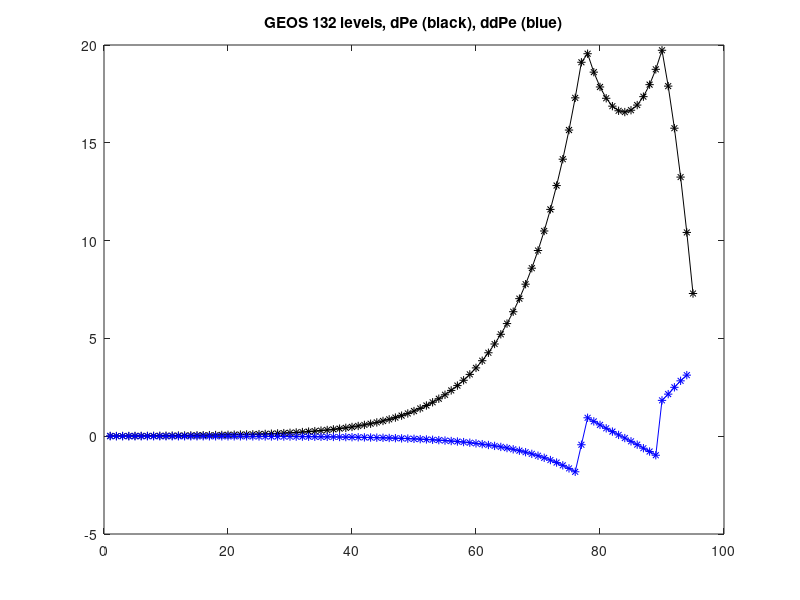
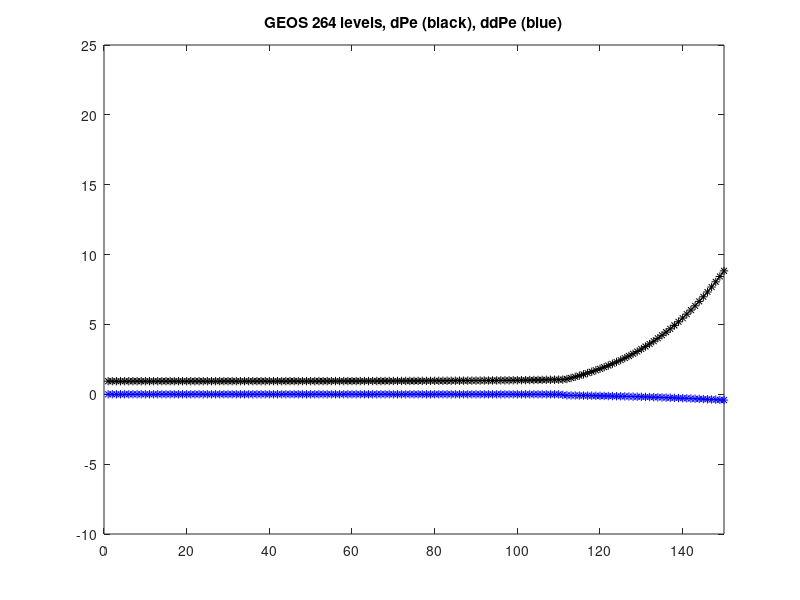
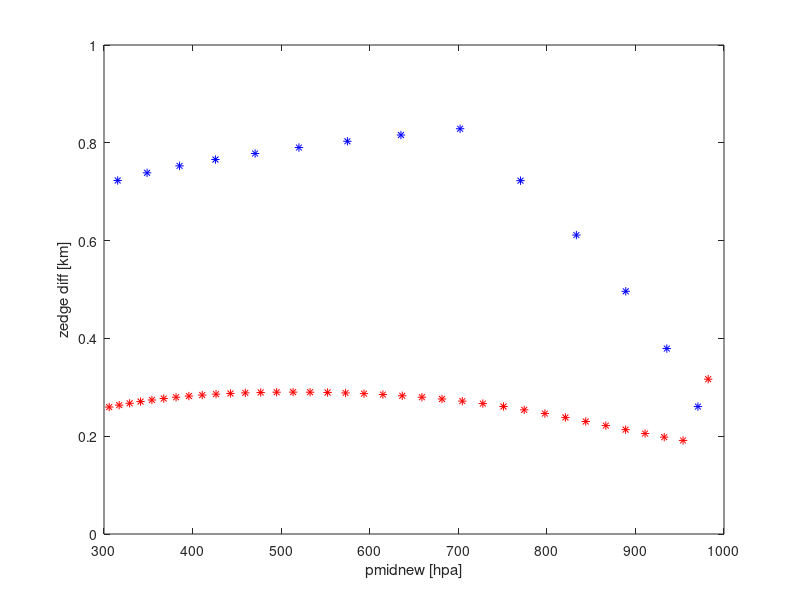
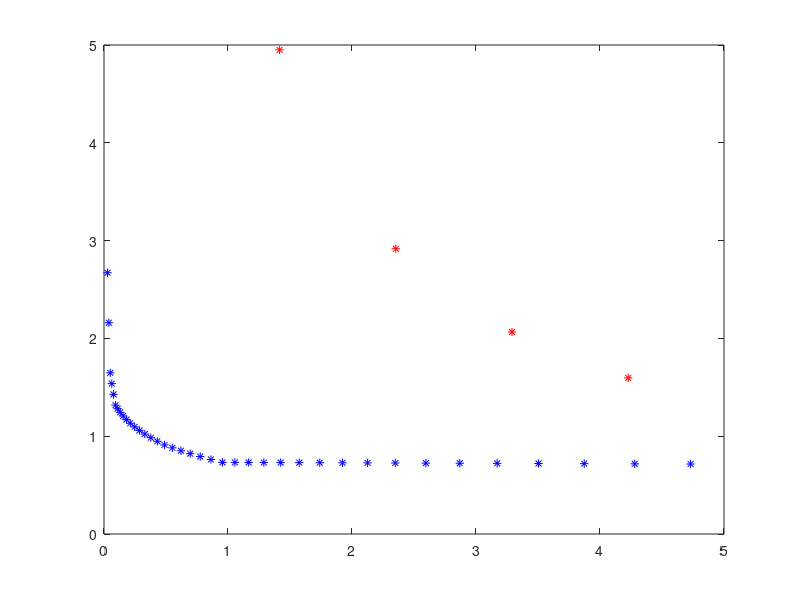

Reproduce these figures in MATLAB, in order.
%192 level grid
clc
clear all;close all;
[a96,delimiterOut]=importdata('ak96.txt')
[b96,delimiterOut] = importdata('bk96.txt')
a99 = reshape(a96',[99,1])
b99 = reshape(b96',[99,1])
a96 = a99(1:96)
b96 = b99(1:96)

% %GEOS 72
%        a72 = [...
%         1.0000000,       2.0000002,       3.2700005,       4.7585009,       6.6000011, ...
%         8.9345014,       11.970302,       15.949503,       21.134903,       27.852606, ...
%         36.504108,       47.580610,       61.677911,       79.513413,       101.94402, ...
%         130.05102,       165.07903,       208.49704,       262.02105,       327.64307, ...
%         407.65710,       504.68010,       621.68012,       761.98417,       929.29420, ...
%         1127.6902,       1364.3402,       1645.7103,       1979.1604,       2373.0405, ...
%         2836.7806,       3381.0007,       4017.5409,       4764.3911,       5638.7912, ...
%         6660.3412,       7851.2316,       9236.5722,       10866.302,       12783.703, ...
%         15039.303,       17693.003,       20119.201,       21686.501,       22436.301, ...
%         22389.800,       21877.598,       21214.998,       20325.898,       19309.696, ...
%         18161.897,       16960.896,       15625.996,       14290.995,       12869.594, ...
%         11895.862,       10918.171,       9936.5219,       8909.9925,       7883.4220, ...
%         7062.1982,       6436.2637,       5805.3211,       5169.6110,       4533.9010, ...
%         3898.2009,       3257.0809,       2609.2006,       1961.3106,       1313.4804, ...
%         659.37527,       4.8048257,       0.0000000 ]';
%  
%        b72 = [... 
%         0.0000000,       0.0000000,       0.0000000,       0.0000000,       0.0000000, ...
%         0.0000000,       0.0000000,       0.0000000,       0.0000000,       0.0000000, ...
%         0.0000000,       0.0000000,       0.0000000,       0.0000000,       0.0000000, ...
%         0.0000000,       0.0000000,       0.0000000,       0.0000000,       0.0000000, ...
%         0.0000000,       0.0000000,       0.0000000,       0.0000000,       0.0000000, ...
%         0.0000000,       0.0000000,       0.0000000,       0.0000000,       0.0000000, ...
%         0.0000000,       0.0000000,       0.0000000,       0.0000000,       0.0000000, ...
%         0.0000000,       0.0000000,       0.0000000,       0.0000000,       0.0000000, ...
%         0.0000000,   8.1754130e-09,    0.0069600246,     0.028010041,     0.063720063, ...
%        0.11360208,      0.15622409,      0.20035011,      0.24674112,      0.29440312, ...
%        0.34338113,      0.39289115,      0.44374018,      0.49459020,      0.54630418, ...
%        0.58104151,      0.61581843,      0.65063492,      0.68589990,      0.72116594, ...
%        0.74937819,      0.77063753,      0.79194696,      0.81330397,      0.83466097, ...
%        0.85601798,      0.87742898,      0.89890800,      0.92038701,      0.94186501, ...
%        0.96340602,      0.98495195,       1.0000000 ]';
% 
% %EC 137
%        a137 = [...
%           1.000000, 2.000365, 3.102241, 4.666084, 6.827977, 9.746966, 13.605424, 18.608931, 24.985718, 32.985710,  ...
%           42.879242, 54.955463, 69.520576, 86.895882, 107.415741, 131.425507, 159.279404, 191.338562, 227.968948, 269.539581, ...
%           316.420746, 368.982361, 427.592499, 492.616028, 564.413452, 643.339905, 729.744141, 823.967834, 926.344910, 1037.20117,...  
%           1156.853638, 1285.610352, 1423.770142, 1571.622925, 1729.448975, 1897.519287, 2076.095947, 2265.431641, 2465.770508, 2677.348145,  ...
%           2900.391357, 3135.119385, 3381.743652, 3640.468262, 3911.490479, 4194.930664, 4490.817383, 4799.149414, 5119.895020, 5452.990723,  ...
%           5798.344727, 6156.074219, 6526.946777, 6911.870605, 7311.869141, 7727.412109, 8159.354004, 8608.525391, 9076.400391, 9562.682617,  ...
%           10065.978516, 10584.631836, 11116.662109, 11660.067383, 12211.547852, 12766.873047, 13324.668945, 13881.331055, 14432.139648, 14975.615234,  ...
%           15508.256836, 16026.115234, 16527.322266, 17008.789062, 17467.613281, 17901.621094, 18308.433594, 18685.718750, 19031.289062, 19343.511719,  ...
%           19620.042969, 19859.390625, 20059.931641, 20219.664062, 20337.863281, 20412.308594, 20442.078125, 20425.718750, 20361.816406, 20249.511719,  ...
%           20087.085938, 19874.025391, 19608.572266, 19290.226562, 18917.460938, 18489.707031, 18006.925781, 17471.839844, 16888.687500, 16262.046875,  ...
%           15596.695312, 14898.453125, 14173.324219, 13427.769531, 12668.257812, 11901.339844, 11133.304688, 10370.175781, 9617.515625, 8880.453125,  ...
%           8163.375000, 7470.343750, 6804.421875, 6168.531250, 5564.382812, 4993.796875, 4457.375000, 3955.960938, 3489.234375, 3057.265625,  ...
%           2659.140625, 2294.242188, 1961.500000, 1659.476562, 1387.546875, 1143.250000, 926.507812, 734.992188, 568.062500, 424.414062,  ...
%           302.476562, 202.484375, 122.101562, 62.781250, 22.835938, 3.757813, 0.000000, 0.000000 ]' ;
% 
%        b137 = [...
%           0.000000, 0.000000, 0.000000, 0.000000, 0.000000, 0.000000, 0.000000, 0.000000, 0.000000, 0.000000,  ...
%           0.000000, 0.000000, 0.000000, 0.000000, 0.000000, 0.000000, 0.000000, 0.000000, 0.000000, 0.000000,  ...
%           0.000000, 0.000000, 0.000000, 0.000000, 0.000000, 0.000000, 0.000000, 0.000000, 0.000000, 0.000000,  ...
%           0.000000, 0.000000, 0.000000, 0.000000, 0.000000, 0.000000, 0.000000, 0.000000, 0.000000, 0.000000,  ...
%           0.000000, 0.000000, 0.000000, 0.000000, 0.000000, 0.000000, 0.000000, 0.000000, 0.000000, 0.000000,  ...
%           0.000000, 0.000000, 0.000000, 0.000000, 0.000000, 0.000007, 0.000024, 0.000059, 0.000112, 0.000199,  ...
%           0.000340, 0.000562, 0.000890, 0.001353, 0.001992, 0.002857, 0.003971, 0.005378, 0.007133, 0.009261,  ...
%           0.011806, 0.014816, 0.018318, 0.022355, 0.026964, 0.032176, 0.038026, 0.044548, 0.051773, 0.059728,  ...
%           0.068448, 0.077958, 0.088286, 0.099462, 0.111505, 0.124448, 0.138313, 0.153125, 0.168910, 0.185689,  ...
%           0.203491, 0.222333, 0.242244, 0.263242, 0.285354, 0.308598, 0.332939, 0.358254, 0.384363, 0.411125,  ...
%           0.438391, 0.466003, 0.493800, 0.521619, 0.549301, 0.576692, 0.603648, 0.630036, 0.655736, 0.680643,  ...
%           0.704669, 0.727739, 0.749797, 0.770798, 0.790717, 0.809536, 0.827256, 0.843881, 0.859432, 0.873929,  ...
%           0.887408, 0.899900, 0.911448, 0.922096, 0.931881, 0.940860, 0.949064, 0.956550, 0.963352, 0.969513,  ...
%           0.975078, 0.980072, 0.984542, 0.988500, 0.991984, 0.995003, 0.997630, 1.000000   ]';

% Construct and plot EC 137 level grid
% pedge = a137   + 100000.0.*b137;
% da137 = a137(1:137)-a137(2:138);
% db137 = b137(1:137)-b137(2:138);
% pmid =  0.5 .* ( pedge(1:size(a137,1)-1)   + pedge(2:size(a137,1)) );
% pedgediff1 = pedge(2:size(a137,1))-pedge(1:size(a137,1)-1);
% pedgediff2 = pedgediff1(1:size(a137,1)-2) - pedgediff1(2:size(a137,1)-1);

% figure(1)
% plot(pedgediff1./100,'k-*');axis([0 150 -10 25])
% hold on
% plot(pedgediff2./100,'b-*');axis([0 150 -10 25])
% title('EC 137 levels, dPe (black), ddPe (blue)');
% print('-dtiff','EC137levs.tiff');
% 
% Construct and plot GEOS-5 72 level grid
psurf = 100000.0
psurf = 50000.0
pedge132 = a96   + psurf.*b96;
pmid132 =  0.5 .* ( pedge132(1:size(a96,1)-1)   + pedge132(2:size(a96,1)) );
pedgediff1132 = pedge132(2:size(a96,1))-pedge132(1:size(a96,1)-1);
pedgediff2132 = pedgediff1132(1:size(a96,1)-2) - pedgediff1132(2:size(a96,1)-1);

figure(1)
plot(pedgediff1132./100,'k-*')
hold on
plot(pedgediff2132./100,'b-*')
title('GEOS 132 levels, dPe (black), ddPe (blue)');
print('-dtiff','G132.tiff');
oldvert = 96
% Start to make 264 level grid, half of delta P of 132 level grid
da96 = a96(1:oldvert-1)-a96(2:oldvert);
db96 = b96(1:oldvert-1)-b96(2:oldvert);
aa = ones(oldvert,1);
aa(1) = a96(1);
bb = ones(oldvert,1);
bb(1) = b96(1);

for l=2:oldvert
aa(l) = aa(l-1) - da96(l-1);
bb(l) = bb(l-1) - db96(l-1);
end

newnumlevs = 190;
newnumedges = newnumlevs + 1;

newak = ones(newnumedges,1);
newak(1) = a96(1);
newbk = ones(newnumedges,1);
newbk(1) = b96(1);

for l=2:newnumedges
index = floor(l./2);
newak(l) = newak(l-1) - da96(index)./2;
newbk(l) = newbk(l-1) - db96(index)./2;
end

pedgenew = newak   + 100000.0.*newbk;
pmidnew =  0.5 .* ( pedgenew(1:size(newak,1)-1)   + pedgenew(2:size(newak,1)) );
pedgenewdiff1 = pedgenew(2:size(newak,1))-pedgenew(1:size(newak,1)-1);
pedgenewdiff2 = pedgenewdiff1(1:size(newak,1)-2) - pedgenewdiff1(2:size(newak,1)-1);

p1new = newak;                                
p2new = newbk.*100000;

p1newdiff = p1new(2:size(newak,1))-p1new(1:size(newak,1)-1);
p2newdiff = p2new(2:size(newak,1))-p2new(1:size(newak,1)-1);

% Now smooth out the new 264 level grid with a cubic
p1vals = polyfit(pmidnew,p1newdiff,2);
p2vals = polyfit(pmidnew,p2newdiff,2);

p1approx = polyval(p1vals,pmidnew);
p2approx = polyval(p2vals,pmidnew);
p2approx(find(p2approx<0.))=0.;

sumold = sum(p1newdiff+p2newdiff);
sumnew = sum(p1approx+p2approx);
p1approx = p1approx.*(sumold/sumnew);
p2approx = p2approx.*(sumold/sumnew);

smoothak = ones(newnumedges,1);
smoothak(1) = newak(1);
smoothbk = ones(newnumedges,1);
smoothbk(1) = newbk(1);
for l=2:newnumedges
smoothak(l) = smoothak(l-1) + p1approx(l-1);
smoothbk(l) = smoothbk(l-1) + p2approx(l-1)./100000;
end
smoothak(newnumedges) = 0.00000;
smoothbk(newnumedges) = 1.00000;

dasmooth264 = smoothak(1:newnumedges-1)-smoothak(2:newnumedges);
dbsmooth264 = smoothbk(1:newnumedges-1)-smoothbk(2:newnumedges);

smoothpedge = smoothak + 100000.*smoothbk;
smoothpmid =  0.5 .* ( smoothpedge(1:size(smoothak,1)-1)   + smoothpedge(2:size(smoothak,1)) );
smoothpedgediff1 = smoothpedge(2:size(smoothak,1))-smoothpedge(1:size(smoothak,1)-1);
smoothpedgediff2 = smoothpedgediff1(1:size(smoothak,1)-2) - smoothpedgediff1(2:size(smoothak,1)-1);

figure(2)
plot(smoothpedgediff1./100,'k-*');axis([0 150 -10 25])
hold on
plot(smoothpedgediff2./100,'b-*');axis([0 150 -10 25])
title('GEOS 264 levels, dPe (black), ddPe (blue)');
print('-dtiff','G264levs.tiff');


fid = fopen('akbk192','wt');
fprintf(fid,'%0.20f, %0.20f, %0.20f, %0.20f\n',smoothak.');
fprintf(fid,'\n',fid');
fprintf(fid,'\n',fid');
fprintf(fid,'%0.20f, %0.20f, %0.20f, %0.20f\n',smoothbk.');
fprintf(fid,'\n',fid');
fclose(fid);


% Get some different views of new grid - get p**kappa to compute height

pressures = [ 1000 975 950 925 900 875 850 825 800 775 750 725 700 650 600 550 500 450 400 350 300 250 200 ...
              150 100 70 50 40 30 20 10 7 5 4 3 2 1 0.7 0.5 0.4 0.3 0.1 ]

temperatures = [ 299.554 297.44 295.365 293.707 292.556 291.751 291.033 290.003 288.784 287.429 285.975 284.441 ...
                 282.832 279.649 276.402 272.777 268.692 264.135 258.698 252.264 243.859 233.459 220.422 204.836  ...
                 190.977 197.927 206.45 210.703 215.665 221.918 231.624 236.474 241.644 245.74 251.844 260.27 265.22 ...
                 262.113 255.687 250.754 244.291 223.859 ]
pedge96 = a96 + 100000.*b96;
pmid96 =  0.5 .* ( pedge96(1:size(a96,1)-1)   + pedge96(2:size(a96,1)) );
pedgediff196 = pedge96(2:size(a96,1))-pedge96(1:size(a96,1)-1);
pedgediff296 = pedgediff196(1:size(a96,1)-2) - pedgediff196(2:size(a96,1)-1);

pvals = polyfit(pressures,temperatures,8);
tempapprox = polyval(pvals,pressures);

tempat96levs = polyval(pvals,pmid96./100.);
pkappamid = (pmid96./100000.).^0.286;
pkappaedge = (pedge96./100000.).^0.286;
theta = tempat96levs./pkappamid;
dpkedge = pkappaedge(2:oldvert) - pkappaedge(1:oldvert-1);
zedges = zeros(oldvert,1);
for iz = oldvert-1:-1:1
zedges(iz) = zedges(iz+1) + (1003./9.8)*theta(iz)*dpkedge(iz);
end
zedgediff = zedges(1:oldvert-1)-zedges(2:oldvert);

tempatnew = polyval(pvals,smoothpmid./100.);
pkappanewmid = (smoothpmid./100000.).^0.286;
pkappanewedge = (smoothpedge./100000.).^0.286;
thetanew = tempatnew./pkappanewmid;
dpkedgenew = pkappanewedge(2:newnumedges) - pkappanewedge(1:newnumedges-1);
zedgesnew = zeros(newnumedges,1);
for iz = newnumedges-1:-1:1
zedgesnew(iz) = zedgesnew(iz+1) + (1003./9.8)*thetanew(iz)*dpkedgenew(iz);
end
zedgediff137 = zedgesnew(1:newnumedges-1)-zedgesnew(2:newnumedges);

figure(3)
plot(pmid96./100,zedgediff./1000,'b*');axis([300 1000 0 1]);
hold on
plot(smoothpmid./100,zedgediff137./1000,'r*');axis([300 1000 0 1]);
xlabel('pmidnew [hpa]'), ylabel('zedge diff [km]')
print('-dtiff','deltaz1.tiff');


figure(4)
plot(pmid96./100,zedgediff./1000,'b*');axis([0 5 0 5]);
hold on
plot(smoothpmid./100,zedgediff137./1000,'r*');axis([0 5 0 5]);
print('-dtiff','deltaz3.tiff');


